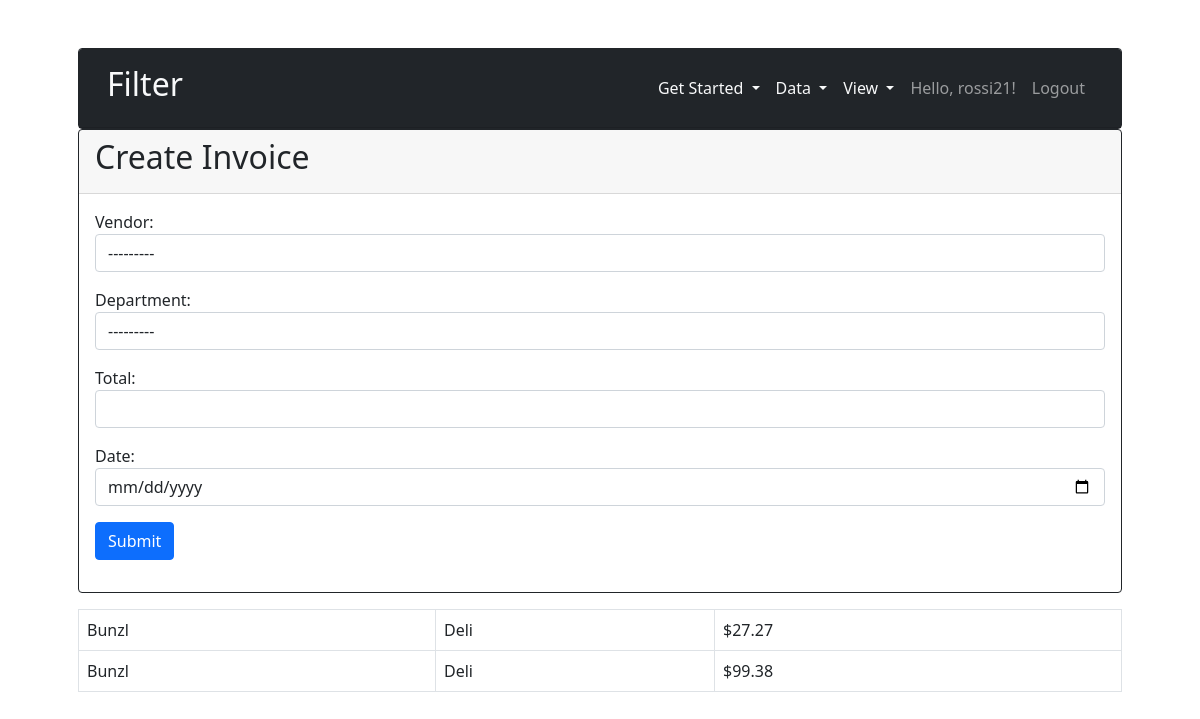
/create/invoice (signed in), run on the app's committed database.
### invoice_app/models.py (models this page shows, shortened)
class Invoice(models.Model):
    user = models.ForeignKey(User, null=True, on_delete=models.CASCADE)
    vendor = models.ForeignKey(
        'Vendor', on_delete=models.CASCADE, null=True, blank=True)
    department = models.ForeignKey(
        'Department', on_delete=models.CASCADE, null=True, blank=True)
    total = models.FloatField()
    date = models.DateField()
    created_at = models.DateTimeField(auto_now_add=True)

class Vendor(models.Model):
    user = models.ForeignKey(User, null=True, on_delete=models.CASCADE)
    name = models.CharField(max_length=128)
    def __str__(self):
        return str(self.name)

class Department(models.Model):
    user = models.ForeignKey(User, null=True, on_delete=models.CASCADE)
    name = models.CharField(max_length=128)
    number = models.IntegerField()
    def __str__(self):
        return str(self.name)

### invoice_app/views.py (the view, shortened to what this page needs)
# urls.py: path('create/invoice', views.createInvoice, name="create-invoice"),
@login_required
def createInvoice(request):
    departments = Department.objects.filter(user=request.user)
    form = InvoiceCreateForm(user=request.user)
    invoices = Invoice.objects.filter(user=request.user).order_by('-id')[:3]
    context = {
        'form': form,
        'invoices': invoices,
        'departments': departments,
    }
    return render(request, 'createInvoice.html', context)

### invoice_app/forms.py
class InvoiceCreateForm(ModelForm):
    class Meta:
        model = Invoice
        fields = ['vendor', 'department', 'total', 'date']
        widgets = {
            'vendor': forms.Select(attrs={'class': 'form-control'}),
            'department': forms.Select(attrs={'class': 'form-control'}),
            'date': forms.DateInput(attrs={'class': 'form-control', 'type': 'date'}),
        }
    total = forms.DecimalField(
        widget=forms.TextInput(attrs={'class': 'form-control'}),
        max_digits=10,
        decimal_places=2
    )
    def __init__(self, *args, **kwargs):
        user = kwargs.pop('user', None)
        super().__init__(*args, **kwargs)
        if user:
            self.fields['vendor'].queryset = Vendor.objects.filter(user=user)
            self.fields['department'].queryset = Department.objects.filter(
                user=user)

### invoice_app/templates/createInvoice.html (shortened to what this page needs)
{% extends 'main.html' %}
{% block content %}
<div class="container p-5">
    <div class="card border border-dark">
        <div class="card-header bg-dark">
            {% include 'navbar.html' %}
        </div>
    </div>
    <div class="card border border-dark">
        <div class="card-header">
            <h2>Create Invoice</h2>
        </div>
        <div class="card-body">
            <form class="mb-3" method="POST">
                <div class="">
                    {{form.as_p}}
                </div>
                <button class="btn btn-primary" type="submit">Submit</button>
            </form>
        </div>
    </div>
    <div>
        <table class="table table-bordered mt-3">
            {% for invoice in invoices%}
                <tr>
                    <td>{{ invoice.vendor }}</td>
                    <td>{{ invoice.department }}</td>
                    <td>${{ invoice.total }}</td>
                </tr>
            {% endfor %}
        </table>
    </div>
</div>
{% endblock %}

### invoice_app/templates/navbar.html (shortened to what this page needs)
<nav class="navbar navbar-dark bg-dark navbar-expand-lg">
    <div class="container-fluid">
        <h2><a class="text-decoration-none text-light" href="{% url 'home' %}">Filter</a></h2>
        <div class="collapse navbar-collapse" id="navbarNavDropdown">
            <ul class="navbar-nav ms-auto">
                <li class="nav-item dropdown">
                    <a class="nav-link dropdown-toggle text-light" href="#" role="button" data-bs-toggle="dropdown" aria-expanded="false">
                        Get Started
                    </a>
                </li>
                <li class="nav-item dropdown">
                    <a class="nav-link dropdown-toggle text-light" href="#" role="button" data-bs-toggle="dropdown" aria-expanded="false">
                        Data
                    </a>
                </li>
                <li class="nav-item dropdown">
                    <a class="nav-link dropdown-toggle text-light" href="#" role="button" data-bs-toggle="dropdown" aria-expanded="false">
                        View
                    </a>
                </li>
                <li class="nav-item">
                    <a class="nav-link" href="{% url 'view-user' request.user.id %}" >Hello, {{request.user}}!</a>
                </li>
                <li class="nav-item">
                    <a class="nav-link" href="{% url 'logoutUser' %}">Logout</a>
                </li>
            </ul>
        </div>
    </div>
</nav>

### data on the page
Invoice: vendor "Bunzl", department "Deli", total "27.27"
Invoice: vendor "Bunzl", department "Deli", total "99.38"

### other printed values
{{ request.user }} "rossi21"
